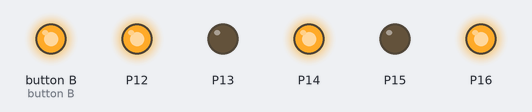
Recording of a program running on a simulated BBC micro:bit (MakeCode). Parts: output pins drawn as LEDs (lit = HIGH). At 4.0 s the program stops and its outputs stay as they are.

Above: at 0.1 s.
At 1.1 s:
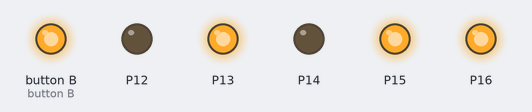
At 2.1 s:
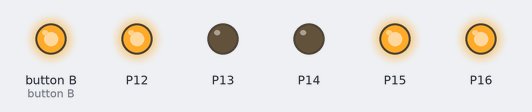
At 3.1 s:
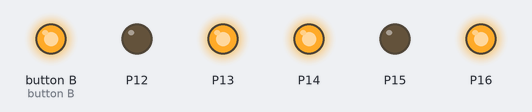
At 4.1 s:
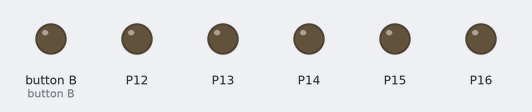
Timing chart, 0 to 5.5 s (numbered marks = the images above):
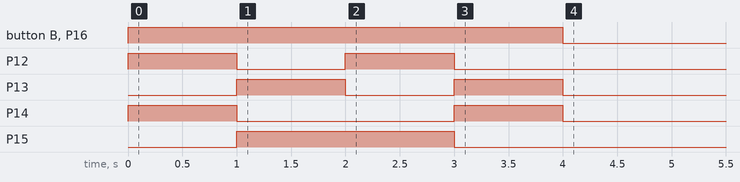

The program:

main.ts
```typescript
pins.analogWritePin(AnalogPin.P11, 1023)
pins.digitalWritePin(DigitalPin.P12, 1)
pins.digitalWritePin(DigitalPin.P13, 0)
pins.analogWritePin(AnalogPin.P16, 1023)
pins.digitalWritePin(DigitalPin.P14, 1)
pins.digitalWritePin(DigitalPin.P15, 0)
basic.pause(1000)
pins.digitalWritePin(DigitalPin.P12, 0)
pins.digitalWritePin(DigitalPin.P13, 1)
pins.digitalWritePin(DigitalPin.P14, 0)
pins.digitalWritePin(DigitalPin.P15, 1)
basic.pause(1000)
pins.digitalWritePin(DigitalPin.P12, 1)
pins.digitalWritePin(DigitalPin.P13, 0)
pins.digitalWritePin(DigitalPin.P14, 0)
pins.digitalWritePin(DigitalPin.P15, 1)
basic.pause(1000)
pins.digitalWritePin(DigitalPin.P12, 0)
pins.digitalWritePin(DigitalPin.P13, 1)
pins.digitalWritePin(DigitalPin.P14, 1)
pins.digitalWritePin(DigitalPin.P15, 0)
basic.pause(1000)
pins.analogWritePin(AnalogPin.P11, 0)
pins.analogWritePin(AnalogPin.P16, 0)
pins.digitalWritePin(DigitalPin.P12, 0)
pins.digitalWritePin(DigitalPin.P13, 0)
pins.digitalWritePin(DigitalPin.P14, 0)
pins.digitalWritePin(DigitalPin.P15, 0)
```

test.ts
```typescript
// os teses vão aqui; isto não será compilado quando este pacote for usado como extensão.
```
